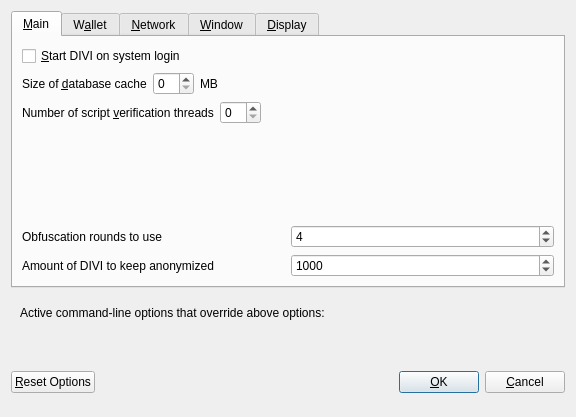
<?xml version="1.0" encoding="UTF-8"?>
<ui version="4.0">
 <class>OptionsDialog</class>
 <widget class="QDialog" name="OptionsDialog">
  <property name="geometry">
   <rect>
    <x>0</x>
    <y>0</y>
    <width>576</width>
    <height>417</height>
   </rect>
  </property>
  <property name="windowTitle">
   <string>Options</string>
  </property>
  <property name="modal">
   <bool>true</bool>
  </property>
  <layout class="QVBoxLayout" name="verticalLayout">
   <item>
    <widget class="QTabWidget" name="tabWidget">
     <property name="currentIndex">
      <number>0</number>
     </property>
     <widget class="QWidget" name="tabMain">
      <attribute name="title">
       <string>&amp;Main</string>
      </attribute>
      <layout class="QVBoxLayout" name="verticalLayout_Main">
       <item>
        <widget class="QCheckBox" name="bitcoinAtStartup">
         <property name="toolTip">
          <string>Automatically start DIVI after logging in to the system.</string>
         </property>
         <property name="text">
          <string>&amp;Start DIVI on system login</string>
         </property>
        </widget>
       </item>
       <item>
        <layout class="QHBoxLayout" name="horizontalLayout_2_Main">
         <item>
          <widget class="QLabel" name="databaseCacheLabel">
           <property name="text">
            <string>Size of &amp;database cache</string>
           </property>
           <property name="textFormat">
            <enum>Qt::PlainText</enum>
           </property>
           <property name="buddy">
            <cstring>databaseCache</cstring>
           </property>
          </widget>
         </item>
         <item>
          <widget class="QSpinBox" name="databaseCache"/>
         </item>
         <item>
          <widget class="QLabel" name="databaseCacheUnitLabel">
           <property name="text">
            <string>MB</string>
           </property>
           <property name="textFormat">
            <enum>Qt::PlainText</enum>
           </property>
          </widget>
         </item>
         <item>
          <spacer name="horizontalSpacer_2_Main">
           <property name="orientation">
            <enum>Qt::Horizontal</enum>
           </property>
           <property name="sizeHint" stdset="0">
            <size>
             <width>40</width>
             <height>20</height>
            </size>
           </property>
          </spacer>
         </item>
        </layout>
       </item>
       <item>
        <layout class="QHBoxLayout" name="horizontalLayout_3_Main">
         <item>
          <widget class="QLabel" name="threadsScriptVerifLabel">
           <property name="text">
            <string>Number of script &amp;verification threads</string>
           </property>
           <property name="textFormat">
            <enum>Qt::PlainText</enum>
           </property>
           <property name="buddy">
            <cstring>threadsScriptVerif</cstring>
           </property>
          </widget>
         </item>
         <item>
          <widget class="QSpinBox" name="threadsScriptVerif">
           <property name="toolTip">
            <string>(0 = auto, &lt;0 = leave that many cores free)</string>
           </property>
          </widget>
         </item>
         <item>
          <spacer name="horizontalSpacer_3_Main">
           <property name="orientation">
            <enum>Qt::Horizontal</enum>
           </property>
           <property name="sizeHint" stdset="0">
            <size>
             <width>40</width>
             <height>20</height>
            </size>
           </property>
          </spacer>
         </item>
        </layout>
       </item>
       <item>
        <spacer name="verticalSpacer_Main">
         <property name="orientation">
          <enum>Qt::Vertical</enum>
         </property>
         <property name="sizeHint" stdset="0">
          <size>
           <width>20</width>
           <height>40</height>
          </size>
         </property>
        </spacer>
       </item>
       <item>
        <layout class="QHBoxLayout" name="horizontalLayout_4_Main">
         <item>
          <widget class="QLabel" name="label">
           <property name="toolTip">
            <string>This setting determines the amount of individual masternodes that an input will be anonymized through.&lt;br/&gt;More rounds of anonymization gives a higher degree of privacy, but also costs more in fees.</string>
           </property>
           <property name="text">
            <string>Obfuscation rounds to use</string>
           </property>
          </widget>
         </item>
         <item>
          <widget class="QSpinBox" name="obfuscationRounds">
           <property name="minimum">
            <number>2</number>
           </property>
           <property name="maximum">
            <number>8</number>
           </property>
           <property name="value">
            <number>4</number>
           </property>
          </widget>
         </item>
        </layout>
       </item>
       <item>
        <layout class="QHBoxLayout" name="horizontalLayout">
         <item>
          <widget class="QLabel" name="label_2">
           <property name="toolTip">
            <string>This amount acts as a threshold to turn off Obfuscation once it's reached.</string>
           </property>
           <property name="statusTip">
            <string notr="true"/>
           </property>
           <property name="whatsThis">
            <string notr="true"/>
           </property>
           <property name="accessibleName">
            <string notr="true"/>
           </property>
           <property name="accessibleDescription">
            <string notr="true"/>
           </property>
           <property name="text">
            <string>Amount of DIVI to keep anonymized</string>
           </property>
          </widget>
         </item>
         <item>
          <widget class="QSpinBox" name="anonymizeDIVI">
           <property name="minimum">
            <number>100</number>
           </property>
           <property name="maximum">
            <number>100000</number>
           </property>
           <property name="singleStep">
            <number>100</number>
           </property>
           <property name="value">
            <number>1000</number>
           </property>
          </widget>
         </item>
        </layout>
       </item>
      </layout>
     </widget>
     <widget class="QWidget" name="tabWallet">
      <attribute name="title">
       <string>W&amp;allet</string>
      </attribute>
      <layout class="QVBoxLayout" name="verticalLayout_Wallet">
       <item>
        <widget class="QGroupBox" name="groupBox">
         <property name="title">
          <string>Expert</string>
         </property>
         <layout class="QVBoxLayout" name="verticalLayout_2">
          <item>
           <widget class="QCheckBox" name="coinControlFeatures">
            <property name="toolTip">
             <string>Whether to show coin control features or not.</string>
            </property>
            <property name="text">
             <string>Enable coin &amp;control features</string>
            </property>
           </widget>
          </item>
          <item>
           <widget class="QCheckBox" name="showMasternodesTab">
            <property name="toolTip">
             <string>Show additional tab listing all your masternodes in first sub-tab&lt;br/&gt;and all masternodes on the network in second sub-tab.</string>
            </property>
            <property name="text">
             <string>Show Masternodes Tab</string>
            </property>
           </widget>
          </item>
          <item>
           <widget class="QCheckBox" name="spendZeroConfChange">
            <property name="toolTip">
             <string>If you disable the spending of unconfirmed change, the change from a transaction&lt;br/&gt;cannot be used until that transaction has at least one confirmation.&lt;br/&gt;This also affects how your balance is computed.</string>
            </property>
            <property name="text">
             <string>&amp;Spend unconfirmed change</string>
            </property>
           </widget>
          </item>
         </layout>
        </widget>
       </item>
       <item>
        <spacer name="verticalSpacer_Wallet">
         <property name="orientation">
          <enum>Qt::Vertical</enum>
         </property>
         <property name="sizeHint" stdset="0">
          <size>
           <width>20</width>
           <height>40</height>
          </size>
         </property>
        </spacer>
       </item>
      </layout>
     </widget>
     <widget class="QWidget" name="tabNetwork">
      <attribute name="title">
       <string>&amp;Network</string>
      </attribute>
      <layout class="QVBoxLayout" name="verticalLayout_Network">
       <item>
        <widget class="QCheckBox" name="mapPortUpnp">
         <property name="toolTip">
          <string>Automatically open the DIVI client port on the router. This only works when your router supports UPnP and it is enabled.</string>
         </property>
         <property name="text">
          <string>Map port using &amp;UPnP</string>
         </property>
        </widget>
       </item>
       <item>
        <widget class="QCheckBox" name="allowIncoming">
         <property name="toolTip">
          <string>Accept connections from outside</string>
         </property>
         <property name="text">
          <string>Allow incoming connections</string>
         </property>
        </widget>
       </item>
       <item>
        <widget class="QCheckBox" name="connectSocks">
         <property name="toolTip">
          <string>Connect to the DIVI network through a SOCKS5 proxy.</string>
         </property>
         <property name="text">
          <string>&amp;Connect through SOCKS5 proxy (default proxy):</string>
         </property>
        </widget>
       </item>
       <item>
        <layout class="QHBoxLayout" name="horizontalLayout_1_Network">
         <item>
          <widget class="QLabel" name="proxyIpLabel">
           <property name="text">
            <string>Proxy &amp;IP:</string>
           </property>
           <property name="textFormat">
            <enum>Qt::PlainText</enum>
           </property>
           <property name="buddy">
            <cstring>proxyIp</cstring>
           </property>
          </widget>
         </item>
         <item>
          <widget class="QValidatedLineEdit" name="proxyIp">
           <property name="minimumSize">
            <size>
             <width>140</width>
             <height>0</height>
            </size>
           </property>
           <property name="maximumSize">
            <size>
             <width>140</width>
             <height>16777215</height>
            </size>
           </property>
           <property name="toolTip">
            <string>IP address of the proxy (e.g. IPv4: 127.0.0.1 / IPv6: ::1)</string>
           </property>
          </widget>
         </item>
         <item>
          <widget class="QLabel" name="proxyPortLabel">
           <property name="text">
            <string>&amp;Port:</string>
           </property>
           <property name="textFormat">
            <enum>Qt::PlainText</enum>
           </property>
           <property name="buddy">
            <cstring>proxyPort</cstring>
           </property>
          </widget>
         </item>
         <item>
          <widget class="QLineEdit" name="proxyPort">
           <property name="minimumSize">
            <size>
             <width>55</width>
             <height>0</height>
            </size>
           </property>
           <property name="maximumSize">
            <size>
             <width>55</width>
             <height>16777215</height>
            </size>
           </property>
           <property name="toolTip">
            <string>Port of the proxy (e.g. 9050)</string>
           </property>
          </widget>
         </item>
         <item>
          <spacer name="horizontalSpacer_1_Network">
           <property name="orientation">
            <enum>Qt::Horizontal</enum>
           </property>
           <property name="sizeHint" stdset="0">
            <size>
             <width>40</width>
             <height>20</height>
            </size>
           </property>
          </spacer>
         </item>
        </layout>
       </item>
       <item>
        <spacer name="verticalSpacer_Network">
         <property name="orientation">
          <enum>Qt::Vertical</enum>
         </property>
         <property name="sizeHint" stdset="0">
          <size>
           <width>20</width>
           <height>40</height>
          </size>
         </property>
        </spacer>
       </item>
      </layout>
     </widget>
     <widget class="QWidget" name="tabWindow">
      <attribute name="title">
       <string>&amp;Window</string>
      </attribute>
      <layout class="QVBoxLayout" name="verticalLayout_Window">
       <item>
        <widget class="QCheckBox" name="minimizeToTray">
         <property name="toolTip">
          <string>Show only a tray icon after minimizing the window.</string>
         </property>
         <property name="text">
          <string>&amp;Minimize to the tray instead of the taskbar</string>
         </property>
        </widget>
       </item>
       <item>
        <widget class="QCheckBox" name="minimizeOnClose">
         <property name="toolTip">
          <string>Minimize instead of exit the application when the window is closed. When this option is enabled, the application will be closed only after selecting Quit in the menu.</string>
         </property>
         <property name="text">
          <string>M&amp;inimize on close</string>
         </property>
        </widget>
       </item>
       <item>
        <spacer name="verticalSpacer_Window">
         <property name="orientation">
          <enum>Qt::Vertical</enum>
         </property>
         <property name="sizeHint" stdset="0">
          <size>
           <width>20</width>
           <height>40</height>
          </size>
         </property>
        </spacer>
       </item>
      </layout>
     </widget>
     <widget class="QWidget" name="tabDisplay">
      <attribute name="title">
       <string>&amp;Display</string>
      </attribute>
      <layout class="QVBoxLayout" name="verticalLayout_Display">
       <item>
        <layout class="QHBoxLayout" name="horizontalLayout_1_Display">
         <item>
          <widget class="QLabel" name="langLabel">
           <property name="text">
            <string>User Interface &amp;language:</string>
           </property>
           <property name="textFormat">
            <enum>Qt::PlainText</enum>
           </property>
           <property name="buddy">
            <cstring>lang</cstring>
           </property>
          </widget>
         </item>
         <item>
          <widget class="QValueComboBox" name="lang">
           <property name="toolTip">
            <string>The user interface language can be set here. This setting will take effect after restarting DIVI.</string>
           </property>
          </widget>
         </item>
        </layout>
       </item>
       <item>
        <widget class="QLabel" name="label_3">
         <property name="toolTip">
          <string notr="true"/>
         </property>
         <property name="statusTip">
          <string notr="true"/>
         </property>
         <property name="whatsThis">
          <string notr="true"/>
         </property>
         <property name="accessibleName">
          <string notr="true"/>
         </property>
         <property name="text">
          <string>Language missing or translation incomplete? Help contributing translations here:
https://www.transifex.com/divi-project/divi-project-translations</string>
         </property>
         <property name="wordWrap">
          <bool>true</bool>
         </property>
         <property name="openExternalLinks">
          <bool>true</bool>
         </property>
         <property name="textInteractionFlags">
          <set>Qt::TextBrowserInteraction</set>
         </property>
        </widget>
       </item>
       <item>
        <layout class="QHBoxLayout" name="horizontalLayout_4_Display" stretch="0,0">
         <item>
          <widget class="QLabel" name="themeLabel">
           <property name="text">
            <string>User Interface Theme:</string>
           </property>
          </widget>
         </item>
         <item>
          <widget class="QValueComboBox" name="theme"/>
         </item>
        </layout>
       </item>
       <item>
        <widget class="Line" name="line">
         <property name="orientation">
          <enum>Qt::Horizontal</enum>
         </property>
        </widget>
       </item>
       <item>
        <layout class="QHBoxLayout" name="horizontalLayout_2_Display">
         <item>
          <widget class="QLabel" name="unitLabel">
           <property name="text">
            <string>&amp;Unit to show amounts in:</string>
           </property>
           <property name="textFormat">
            <enum>Qt::PlainText</enum>
           </property>
           <property name="buddy">
            <cstring>unit</cstring>
           </property>
          </widget>
         </item>
         <item>
          <widget class="QValueComboBox" name="unit">
           <property name="toolTip">
            <string>Choose the default subdivision unit to show in the interface and when sending coins.</string>
           </property>
          </widget>
         </item>
        </layout>
       </item>
       <item>
        <layout class="QHBoxLayout" name="horizontalLayout_5_Display">
         <item>
          <widget class="QLabel" name="digitsLabel">
           <property name="text">
            <string>Decimal digits</string>
           </property>
          </widget>
         </item>
         <item>
          <widget class="QValueComboBox" name="digits"/>
         </item>
        </layout>
       </item>
       <item>
        <layout class="QHBoxLayout" name="horizontalLayout_3_Display">
         <item>
          <widget class="QLabel" name="thirdPartyTxUrlsLabel">
           <property name="toolTip">
            <string>Third party URLs (e.g. a block explorer) that appear in the transactions tab as context menu items. %s in the URL is replaced by transaction hash. Multiple URLs are separated by vertical bar |.</string>
           </property>
           <property name="text">
            <string>Third party transaction URLs</string>
           </property>
           <property name="buddy">
            <cstring>thirdPartyTxUrls</cstring>
           </property>
          </widget>
         </item>
         <item>
          <widget class="QLineEdit" name="thirdPartyTxUrls">
           <property name="toolTip">
            <string>Third party URLs (e.g. a block explorer) that appear in the transactions tab as context menu items. %s in the URL is replaced by transaction hash. Multiple URLs are separated by vertical bar |.</string>
           </property>
          </widget>
         </item>
        </layout>
       </item>
       <item>
        <spacer name="verticalSpacer">
         <property name="orientation">
          <enum>Qt::Vertical</enum>
         </property>
         <property name="sizeHint" stdset="0">
          <size>
           <width>20</width>
           <height>40</height>
          </size>
         </property>
        </spacer>
       </item>
      </layout>
     </widget>
    </widget>
   </item>
   <item>
    <widget class="QFrame" name="frame">
     <layout class="QVBoxLayout" name="verticalLayout_Bottom">
      <item>
       <layout class="QHBoxLayout" name="horizontalLayout_Bottom">
        <item>
         <widget class="QLabel" name="overriddenByCommandLineInfoLabel">
          <property name="text">
           <string>Active command-line options that override above options:</string>
          </property>
          <property name="textFormat">
           <enum>Qt::PlainText</enum>
          </property>
         </widget>
        </item>
        <item>
         <spacer name="horizontalSpacer_Bottom">
          <property name="orientation">
           <enum>Qt::Horizontal</enum>
          </property>
          <property name="sizeHint" stdset="0">
           <size>
            <width>40</width>
            <height>20</height>
           </size>
          </property>
         </spacer>
        </item>
       </layout>
      </item>
      <item>
       <widget class="QLabel" name="overriddenByCommandLineLabel">
        <property name="text">
         <string/>
        </property>
        <property name="textFormat">
         <enum>Qt::PlainText</enum>
        </property>
        <property name="wordWrap">
         <bool>true</bool>
        </property>
       </widget>
      </item>
     </layout>
    </widget>
   </item>
   <item>
    <layout class="QHBoxLayout" name="horizontalLayout_Buttons">
     <item>
      <widget class="QPushButton" name="resetButton">
       <property name="toolTip">
        <string>Reset all client options to default.</string>
       </property>
       <property name="text">
        <string>&amp;Reset Options</string>
       </property>
       <property name="autoDefault">
        <bool>false</bool>
       </property>
      </widget>
     </item>
     <item>
      <spacer name="horizontalSpacer_1">
       <property name="orientation">
        <enum>Qt::Horizontal</enum>
       </property>
       <property name="sizeHint" stdset="0">
        <size>
         <width>40</width>
         <height>48</height>
        </size>
       </property>
      </spacer>
     </item>
     <item>
      <widget class="QLabel" name="statusLabel">
       <property name="minimumSize">
        <size>
         <width>200</width>
         <height>0</height>
        </size>
       </property>
       <property name="font">
        <font>
         <weight>75</weight>
         <bold>true</bold>
        </font>
       </property>
       <property name="text">
        <string/>
       </property>
       <property name="textFormat">
        <enum>Qt::PlainText</enum>
       </property>
       <property name="wordWrap">
        <bool>true</bool>
       </property>
      </widget>
     </item>
     <item>
      <spacer name="horizontalSpacer_2">
       <property name="orientation">
        <enum>Qt::Horizontal</enum>
       </property>
       <property name="sizeHint" stdset="0">
        <size>
         <width>40</width>
         <height>48</height>
        </size>
       </property>
      </spacer>
     </item>
     <item>
      <widget class="QPushButton" name="okButton">
       <property name="text">
        <string>&amp;OK</string>
       </property>
       <property name="autoDefault">
        <bool>false</bool>
       </property>
       <property name="default">
        <bool>true</bool>
       </property>
      </widget>
     </item>
     <item>
      <widget class="QPushButton" name="cancelButton">
       <property name="text">
        <string>&amp;Cancel</string>
       </property>
       <property name="autoDefault">
        <bool>false</bool>
       </property>
      </widget>
     </item>
    </layout>
   </item>
  </layout>
 </widget>
 <customwidgets>
  <customwidget>
   <class>QValidatedLineEdit</class>
   <extends>QLineEdit</extends>
   <header>qvalidatedlineedit.h</header>
  </customwidget>
  <customwidget>
   <class>QValueComboBox</class>
   <extends>QComboBox</extends>
   <header>qvaluecombobox.h</header>
  </customwidget>
 </customwidgets>
 <resources/>
 <connections/>
</ui>
